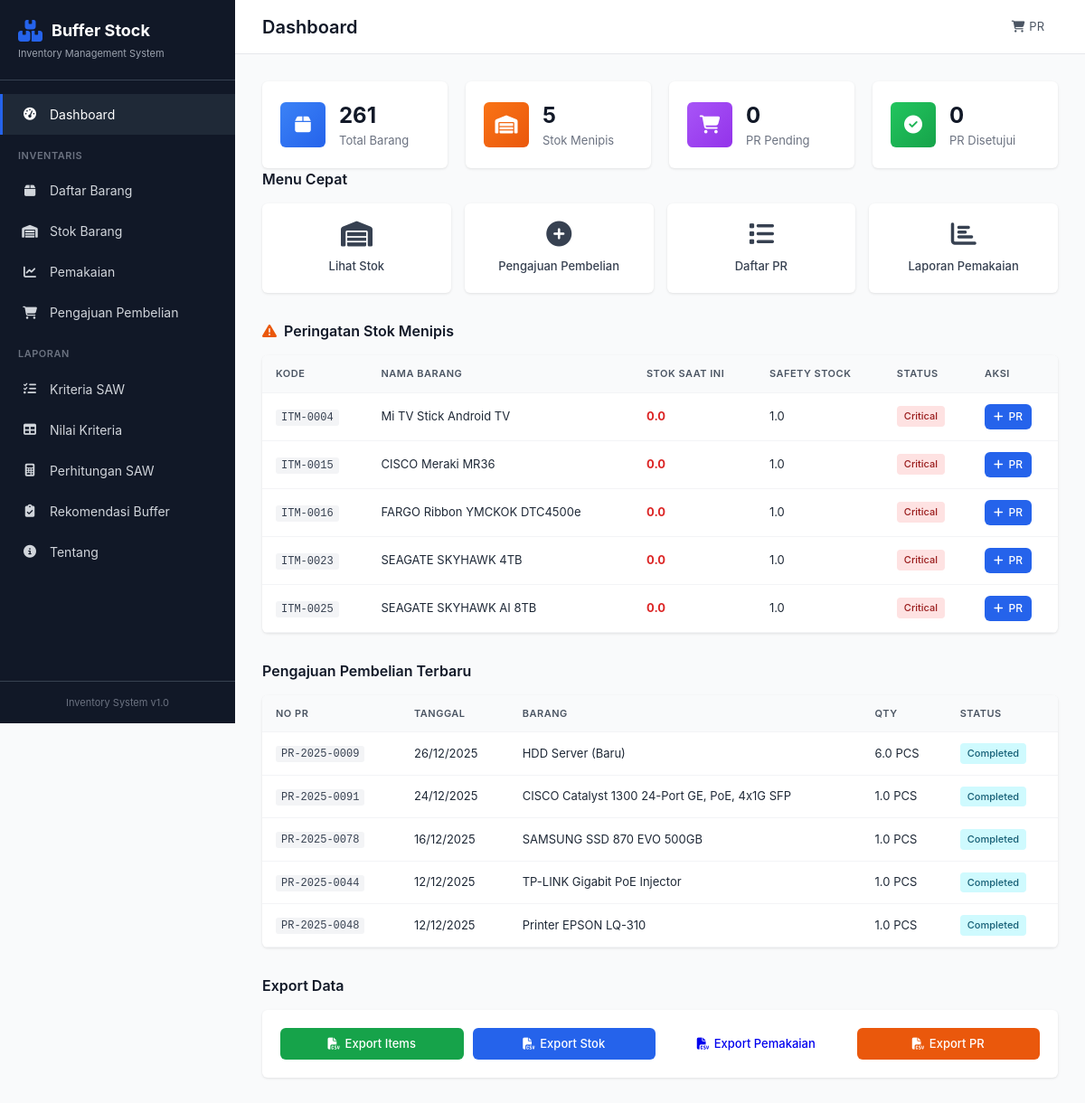
The page / on the database its author committed.
### app/models.py (models this page shows, shortened)
class Item(db.Model):
    __tablename__ = 'items'
    id = db.Column(db.Integer, primary_key=True)
    kode_item = db.Column(db.String(50), unique=True, nullable=False)
    nama_item = db.Column(db.String(200), nullable=False)
    kategori = db.Column(db.String(100), nullable=False)
    unit = db.Column(db.String(50), default='PCS')
    harga = db.Column(db.Float, default=0)
    supplier = db.Column(db.String(200))
    lokasi_rak = db.Column(db.String(50))
    created_at = db.Column(db.DateTime, default=datetime.utcnow)
    criteria_values = db.relationship('CriteriaValue', backref='item', lazy=True, cascade='all, delete-orphan')

class Stock(db.Model):
    __tablename__ = 'stocks'
    id = db.Column(db.Integer, primary_key=True)
    item_id = db.Column(db.Integer, db.ForeignKey('items.id'), nullable=False)
    quantity = db.Column(db.Float, default=0)
    safety_stock = db.Column(db.Float, default=0)
    reorder_point = db.Column(db.Float, default=0)
    last_updated = db.Column(db.DateTime, default=datetime.utcnow, onupdate=datetime.utcnow)
    item = db.relationship('Item', backref='stock_items', lazy=True)

class PurchaseRequest(db.Model):
    __tablename__ = 'purchase_requests'
    id = db.Column(db.Integer, primary_key=True)
    no_pengajuan = db.Column(db.String(50), unique=True, nullable=False)
    tanggal_pengajuan = db.Column(db.DateTime, default=datetime.utcnow)
    item_id = db.Column(db.Integer, db.ForeignKey('items.id'), nullable=False)
    quantity_requested = db.Column(db.Float, nullable=False)
    alasan_pengajuan = db.Column(db.Text)
    status = db.Column(db.String(20), default='Pending')  # Pending, Approved, Rejected, Completed
    approved_by = db.Column(db.String(100))
    approved_at = db.Column(db.DateTime)
    keterangan = db.Column(db.Text)
    item = db.relationship('Item', backref='purchase_requests', lazy=True)

### app/routes.py (the view)
@main_bp.route('/')
def index():
    total_items = Item.query.count()
    total_criteria = Criteria.query.count()
    total_calculations = CalculationHistory.query.count()
    latest_calc = CalculationHistory.query.order_by(CalculationHistory.tanggal.desc()).first()
    categories = db.session.query(Item.kategori, db.func.count(Item.id)).group_by(Item.kategori).all()
    low_stock_items = db.session.query(Item).join(Stock).filter(
        Stock.quantity <= Stock.safety_stock
    ).order_by(Stock.quantity.asc()).limit(5).all()
    pending_pr = PurchaseRequest.query.filter_by(status='Pending').count()
    approved_pr = PurchaseRequest.query.filter_by(status='Approved').count()
    recent_prs = PurchaseRequest.query.join(Item).order_by(PurchaseRequest.tanggal_pengajuan.desc()).limit(5).all()
    current_year = datetime.now().year
    years = list(range(current_year - 2, current_year + 1))
    return render_template('dashboard.html',
                          total_items=total_items,
                          total_criteria=total_criteria,
                          total_calculations=total_calculations,
                          latest_calc=latest_calc,
                          categories=categories,
                          low_stock_items=low_stock_items,
                          low_stock_count=len(low_stock_items),
                          pending_pr=pending_pr,
                          approved_pr=approved_pr,
                          recent_prs=recent_prs,
                          years=years,
                          current_year=current_year)

### app/templates/dashboard.html (shortened to what this page needs)
{% extends 'base.html' %}
{% block page_title %}Dashboard{% endblock %}
{% block content %}
<div class="dashboard">
    <div class="stats-grid">
        <div class="stat-card">
            <div class="stat-icon blue">
                <i class="fas fa-box"></i>
            </div>
            <div class="stat-info">
                <h3>{{ total_items }}</h3>
                <p>Total Barang</p>
            </div>
        </div>
        <div class="stat-card">
            <div class="stat-icon orange">
                <i class="fas fa-warehouse"></i>
            </div>
            <div class="stat-info">
                <h3>{{ low_stock_count }}</h3>
                <p>Stok Menipis</p>
            </div>
        </div>
        <div class="stat-card">
            <div class="stat-icon purple">
                <i class="fas fa-shopping-cart"></i>
            </div>
            <div class="stat-info">
                <h3>{{ pending_pr }}</h3>
                <p>PR Pending</p>
            </div>
        </div>
        <div class="stat-card">
            <div class="stat-icon green">
                <i class="fas fa-check-circle"></i>
            </div>
            <div class="stat-info">
                <h3>{{ approved_pr }}</h3>
                <p>PR Disetujui</p>
            </div>
        </div>
    </div>
    <div class="section">
        <h2 class="section-title">Menu Cepat</h2>
        <div class="quick-actions">
            <a href="{{ url_for('main.stock') }}" class="action-card">
                <i class="fas fa-warehouse"></i>
                <span>Lihat Stok</span>
            </a>
            <a href="{{ url_for('main.create_purchase') }}" class="action-card">
                <i class="fas fa-plus-circle"></i>
                <span>Pengajuan Pembelian</span>
            </a>
            <a href="{{ url_for('main.purchase_list') }}" class="action-card">
                <i class="fas fa-list"></i>
                <span>Daftar PR</span>
            </a>
            <a href="{{ url_for('main.usage') }}" class="action-card">
                <i class="fas fa-chart-bar"></i>
                <span>Laporan Pemakaian</span>
            </a>
        </div>
    </div>
    <div class="section">
        <h2 class="section-title">
            <i class="fas fa-exclamation-triangle" style="color: var(--warning);"></i>
            Peringatan Stok Menipis
        </h2>
        <div class="card">
            {% if low_stock_items %}
            <div class="table-responsive">
                <table class="data-table">
                    <thead>
                        <tr>
                            <th>Kode</th>
                            <th>Nama Barang</th>
                            <th>Stok Saat Ini</th>
                            <th>Safety Stock</th>
                            <th>Status</th>
                            <th>Aksi</th>
                        </tr>
                    </thead>
                    <tbody>
                        {% for item in low_stock_items %}
                        <tr>
                            <td><code>{{ item.kode_item }}</code></td>
                            <td>{{ item.nama_item }}</td>
                            <td class="text-danger"><strong>{{ item.stock_items[0].quantity if item.stock_items else 0 }}</strong></td>
                            <td>{{ item.stock_items[0].safety_stock if item.stock_items else 0 }}</td>
                            <td>
                                {% if item.stock_items and item.stock_items[0].quantity <= (item.stock_items[0].safety_stock * 0.5) %}
                                <span class="badge badge-danger">Critical</span>
                                {% else %}
                                <span class="badge badge-warning">Low</span>
                                {% endif %}
                            </td>
                            <td>
                                <a href="{{ url_for('main.create_purchase') }}" class="btn btn-sm btn-primary">
                                    <i class="fas fa-plus"></i> PR
                                </a>
                            </td>
                        </tr>
                        {% endfor %}
                    </tbody>
                </table>
            </div>
            {% else %}
            <div class="empty-state">
                <i class="fas fa-check-circle" style="color: var(--success); font-size: 48px;"></i>
                <p>Semua stok aman</p>
            </div>
            {% endif %}
        </div>
    </div>
    <div class="section">
        <h2 class="section-title">Pengajuan Pembelian Terbaru</h2>
        <div class="card">
            {% if recent_prs %}
            <div class="table-responsive">
                <table class="data-table">
                    <thead>
                        <tr>
                            <th>No PR</th>
                            <th>Tanggal</th>
                            <th>Barang</th>
                            <th>Qty</th>
                            <th>Status</th>
                        </tr>
                    </thead>
                    <tbody>
                        {% for pr in recent_prs %}
                        <tr>
                            <td><code>{{ pr.no_pengajuan }}</code></td>
                            <td>{{ pr.tanggal_pengajuan.strftime('%d/%m/%Y') }}</td>
                            <td>{{ pr.item.nama_item }}</td>
                            <td>{{ pr.quantity_requested }} {{ pr.item.unit }}</td>
                            <td>
                                {% if pr.status == 'Pending' %}
                                <span class="badge badge-warning">Pending</span>
                                {% elif pr.status == 'Approved' %}
                                <span class="badge badge-success">Approved</span>
                                {% elif pr.status == 'Rejected' %}
                                <span class="badge badge-danger">Rejected</span>
                                {% else %}
                                <span class="badge badge-info">Completed</span>
                                {% endif %}
                            </td>
                        </tr>
                        {% endfor %}
                    </tbody>
                </table>
            </div>
            {% else %}
            <div class="empty-state">
                <p>Belum ada pengajuan pembelian</p>
            </div>
            {% endif %}
        </div>
    </div>
    <div class="section">
        <h2 class="section-title">Export Data</h2>
        <div class="card">
            <div class="export-buttons">
                <a href="{{ url_for('main.export_csv', type='items') }}" class="btn btn-success">
                    <i class="fas fa-file-csv"></i> Export Items
                </a>
                <a href="{{ url_for('main.export_csv', type='stock') }}" class="btn btn-primary">
                    <i class="fas fa-file-csv"></i> Export Stok
                </a>
                <a href="{{ url_for('main.export_csv', type='usage') }}" class="btn btn-info">
                    <i class="fas fa-file-csv"></i> Export Pemakaian
                </a>
                <a href="{{ url_for('main.export_csv', type='purchase') }}" class="btn btn-warning">
                    <i class="fas fa-file-csv"></i> Export PR
                </a>
            </div>
        </div>
    </div>
</div>
{% endblock %}

### app/templates/base.html (shortened to what this page needs)
<!DOCTYPE html>
<html lang="id">
<head>
    <link rel="stylesheet" href="{{ url_for('static', filename='css/style.css') }}">
    <link rel="stylesheet" href="https://cdnjs.cloudflare.com/ajax/libs/font-awesome/6.4.2/css/all.min.css">
</head>
<body>
    <div class="sidebar">
        <div class="sidebar-header">
            <div class="logo">
                <i class="fas fa-boxes"></i>
                <span>Buffer Stock</span>
            </div>
            <p class="subtitle">Inventory Management System</p>
        </div>
        <nav class="sidebar-nav">
            <a href="{{ url_for('main.index') }}" class="nav-item {% if request.endpoint == 'main.index' %}active{% endif %}">
                <i class="fas fa-tachometer-alt"></i>
                <span>Dashboard</span>
            </a>
            <div class="nav-section">Inventaris</div>
            <a href="{{ url_for('main.items') }}" class="nav-item {% if 'items' in request.endpoint %}active{% endif %}">
                <i class="fas fa-box"></i>
                <span>Daftar Barang</span>
            </a>
            <a href="{{ url_for('main.stock') }}" class="nav-item {% if request.endpoint == 'main.stock' %}active{% endif %}">
                <i class="fas fa-warehouse"></i>
                <span>Stok Barang</span>
            </a>
            <a href="{{ url_for('main.usage') }}" class="nav-item {% if 'usage' in request.endpoint %}active{% endif %}">
                <i class="fas fa-chart-line"></i>
                <span>Pemakaian</span>
            </a>
            <a href="{{ url_for('main.purchase_list') }}" class="nav-item {% if 'purchase' in request.endpoint %}active{% endif %}">
                <i class="fas fa-shopping-cart"></i>
                <span>Pengajuan Pembelian</span>
            </a>
            <div class="nav-section">Laporan</div>
            <a href="{{ url_for('main.criteria') }}" class="nav-item {% if request.endpoint == 'main.criteria' %}active{% endif %}">
                <i class="fas fa-list-check"></i>
                <span>Kriteria SAW</span>
            </a>
            <a href="{{ url_for('main.criteria_values') }}" class="nav-item {% if request.endpoint == 'main.criteria_values' %}active{% endif %}">
                <i class="fas fa-table"></i>
                <span>Nilai Kriteria</span>
            </a>
            <a href="{{ url_for('main.calculation') }}" class="nav-item {% if request.endpoint == 'main.calculation' %}active{% endif %}">
                <i class="fas fa-calculator"></i>
                <span>Perhitungan SAW</span>
            </a>
            <a href="{{ url_for('main.buffer_recommendation') }}" class="nav-item {% if request.endpoint == 'main.buffer_recommendation' %}active{% endif %}">
                <i class="fas fa-clipboard-check"></i>
                <span>Rekomendasi Buffer</span>
            </a>
            <a href="{{ url_for('main.about') }}" class="nav-item">
                <i class="fas fa-info-circle"></i>
                <span>Tentang</span>
            </a>
        </nav>
        <div class="sidebar-footer">
            <p>Inventory System v1.0</p>
        </div>
    </div>
    <div class="main-content">
        <header class="header">
            <h1>{% block page_title %}Dashboard{% endblock %}</h1>
            <div class="header-actions">
                <a href="{{ url_for('main.purchase_list') }}" class="header-link">
                    <i class="fas fa-shopping-cart"></i> PR
                </a>
            </div>
        </header>
        <main class="content">
            {% block content %}{% endblock %}
        </main>
    </div>
</body>
</html>

### rows shown on the page
Item: kode_item "ITM-0004", nama_item "Mi TV Stick Android TV", quantity "0.0", safety_stock "1.0"
Item: kode_item "ITM-0015", nama_item "CISCO Meraki MR36", quantity "0.0", safety_stock "1.0"
Item: kode_item "ITM-0016", nama_item "FARGO Ribbon YMCKOK DTC4500e", quantity "0.0", safety_stock "1.0"
Item: kode_item "ITM-0023", nama_item "SEAGATE SKYHAWK 4TB", quantity "0.0", safety_stock "1.0"
Item: kode_item "ITM-0025", nama_item "SEAGATE SKYHAWK AI 8TB", quantity "0.0", safety_stock "1.0"
PurchaseRequest: no_pengajuan "PR-2025-0009", tanggal_pengajuan "26/12/2025", item.nama_item "HDD Server (Baru)", quantity_requested "6.0", item.unit "PCS", status "Completed"
PurchaseRequest: no_pengajuan "PR-2025-0091", tanggal_pengajuan "24/12/2025", item.nama_item "CISCO Catalyst 1300 24-Port GE, PoE, 4x1G SFP", quantity_requested "1.0", item.unit "PCS", status "Completed"
PurchaseRequest: no_pengajuan "PR-2025-0078", tanggal_pengajuan "16/12/2025", item.nama_item "SAMSUNG SSD 870 EVO 500GB", quantity_requested "1.0", item.unit "PCS", status "Completed"
PurchaseRequest: no_pengajuan "PR-2025-0044", tanggal_pengajuan "12/12/2025", item.nama_item "TP-LINK Gigabit PoE Injector", quantity_requested "1.0", item.unit "PCS", status "Completed"
PurchaseRequest: no_pengajuan "PR-2025-0048", tanggal_pengajuan "12/12/2025", item.nama_item "Printer EPSON LQ-310", quantity_requested "1.0", item.unit "PCS", status "Completed"

### other values the page prints
{{ total_items }} "261"
{{ low_stock_count }} "5"
{{ pending_pr }} "0"
{{ approved_pr }} "0"
